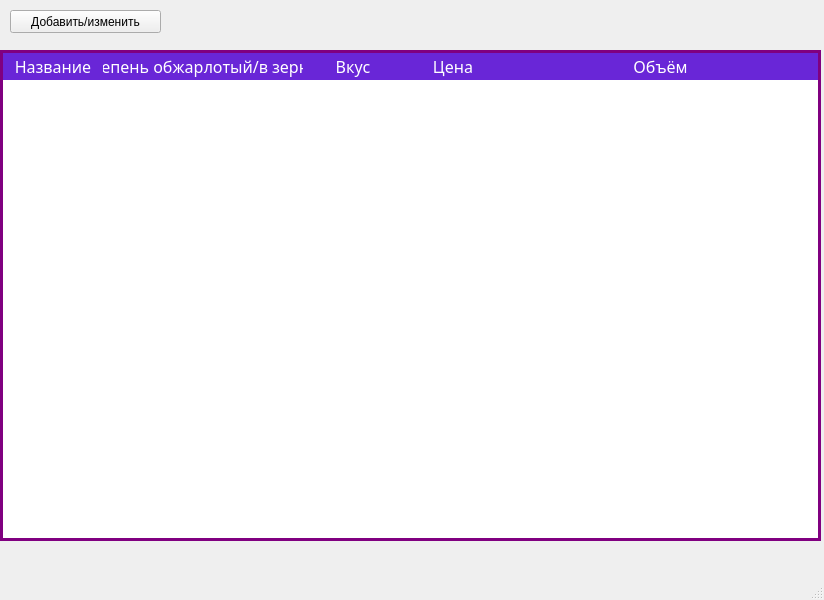
<?xml version="1.0" encoding="UTF-8"?>
<ui version="4.0">
 <class>MainWindow</class>
 <widget class="QMainWindow" name="MainWindow">
  <property name="geometry">
   <rect>
    <x>0</x>
    <y>0</y>
    <width>824</width>
    <height>600</height>
   </rect>
  </property>
  <property name="windowTitle">
   <string>MainWindow</string>
  </property>
  <widget class="QWidget" name="centralwidget">
   <widget class="QTableWidget" name="tableWidget">
    <property name="geometry">
     <rect>
      <x>0</x>
      <y>50</y>
      <width>821</width>
      <height>491</height>
     </rect>
    </property>
    <property name="font">
     <font>
      <family>VAG World</family>
      <pointsize>12</pointsize>
     </font>
    </property>
    <property name="styleSheet">
     <string notr="true">QHeaderView::section {
	font: 75 12pt &quot;VAG World&quot;;
	background-color: #6926D7;
	color: white;
	border:none;
}
QHeaderView{
	font: 75 12pt &quot;VAG World&quot;;
	background-color: #6926D7;
	color: white
}
QHeaderView::section:hover{
    background-color	: #6926D7;
}
QTableWidget {
	border: 3px solid #800080;

}
</string>
    </property>
    <attribute name="horizontalHeaderCascadingSectionResizes">
     <bool>false</bool>
    </attribute>
    <attribute name="horizontalHeaderShowSortIndicator" stdset="0">
     <bool>false</bool>
    </attribute>
    <attribute name="horizontalHeaderStretchLastSection">
     <bool>true</bool>
    </attribute>
    <column>
     <property name="text">
      <string>Название</string>
     </property>
    </column>
    <column>
     <property name="text">
      <string>Степень обжарки</string>
     </property>
    </column>
    <column>
     <property name="text">
      <string>Молотый/в зернах</string>
     </property>
    </column>
    <column>
     <property name="text">
      <string>Вкус</string>
     </property>
    </column>
    <column>
     <property name="text">
      <string>Цена</string>
     </property>
    </column>
    <column>
     <property name="text">
      <string>Объём</string>
     </property>
    </column>
   </widget>
   <widget class="QPushButton" name="change">
    <property name="geometry">
     <rect>
      <x>10</x>
      <y>10</y>
      <width>151</width>
      <height>23</height>
     </rect>
    </property>
    <property name="text">
     <string>Добавить/изменить</string>
    </property>
   </widget>
  </widget>
  <widget class="QMenuBar" name="menubar">
   <property name="geometry">
    <rect>
     <x>0</x>
     <y>0</y>
     <width>824</width>
     <height>21</height>
    </rect>
   </property>
  </widget>
  <widget class="QStatusBar" name="statusbar"/>
 </widget>
 <resources/>
 <connections/>
</ui>
